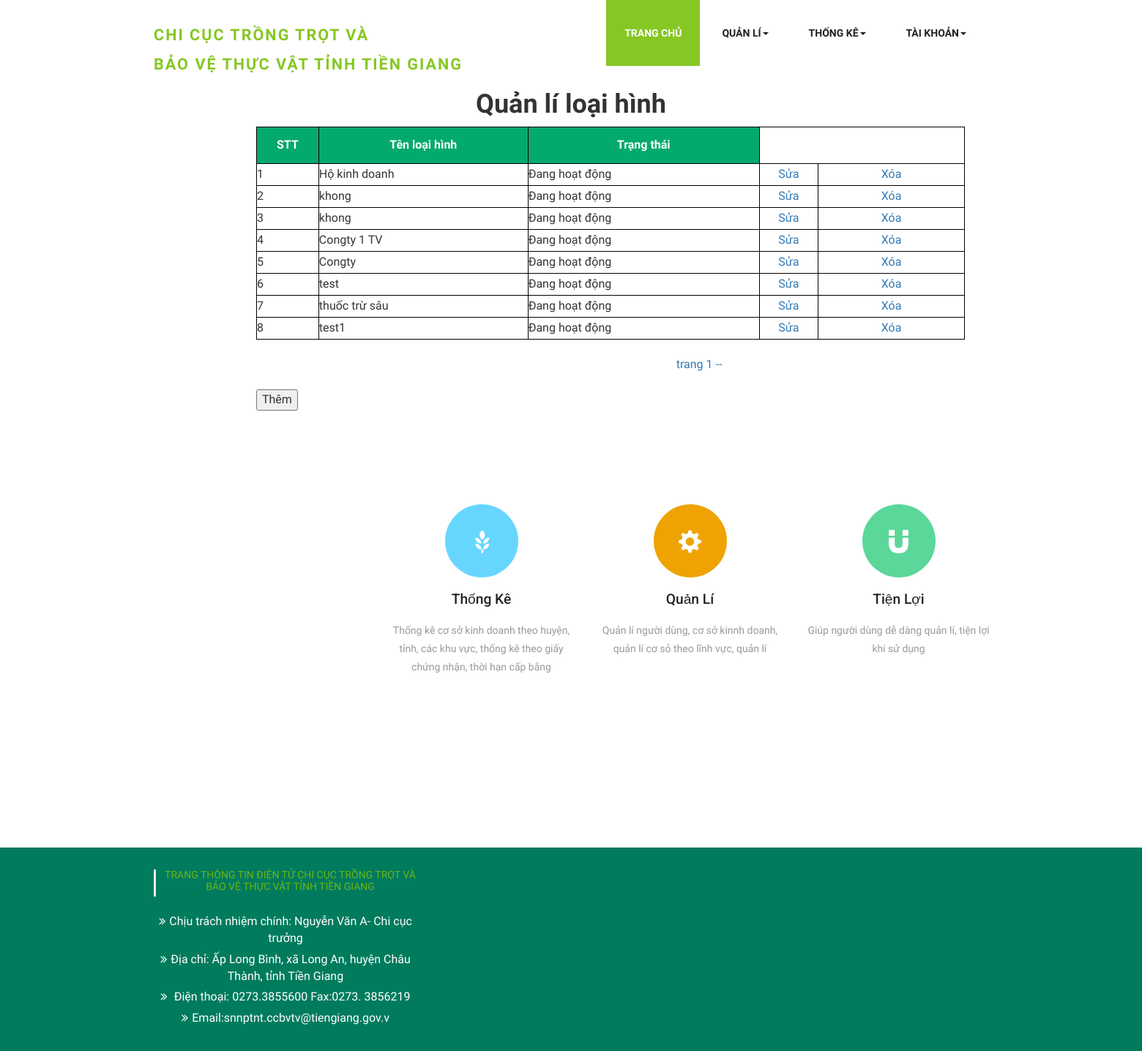
The app's page /QLLH.php, older data.
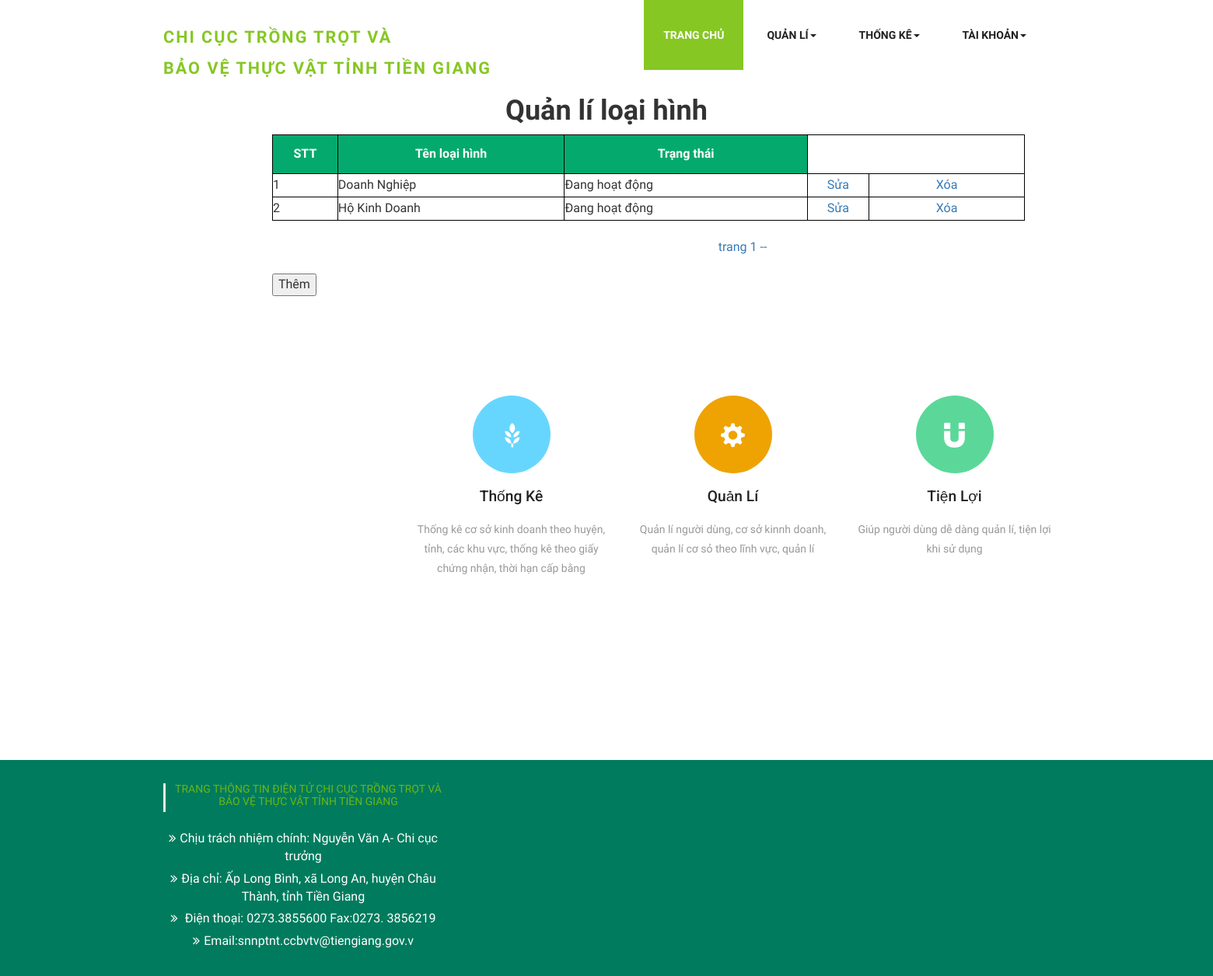
The same page, newer data.
### tables this page shows
CREATE TABLE `loaihinh` (
  `id_loaihinh` int(11) NOT NULL,
  `ten_loaihinh` varchar(45) NOT NULL,
  `trangthai_MD` int(11) NOT NULL
);

### QLLH.php (the view, shortened to what this page needs)
<?php
$trang ='';
if(isset($_GET['trang'])){
    $trang = $_GET['trang'];
    settype($trang,"int");
}else{
    $trang =1;
}
?>
<!DOCTYPE html>
    <html>
        <head>
            <link href="css/bootstrap.css" rel="stylesheet" type="text/css" media="all" />
            <link rel="stylesheet" href="css/style.css" type="text/css" media="all" />
            <link href="css/font-awesome.css" rel="stylesheet">
            <link href='css/immersive-slider.css' rel='stylesheet' type='text/css'>
            <link rel="stylesheet" href="css/jquery.flipster.css">
     </head>
     <body>
        <div class="header">
            <div class="container">
                <nav class="navbar navbar-default">
                    <div class="navbar-header">
                        <div class="w3layouts-logo">
                            <h1><a href="index.html"><span>CHI CỤC TRỒNG TRỌT VÀ <br>
                                        BẢO VỆ THỰC VẬT TỈNH TIỀN GIANG</span></a></h1>
                        </div>
                    </div>
                    <div class="collapse navbar-collapse nav-wil" id="bs-example-navbar-collapse-1">
                        <nav>
                            <ul class="nav navbar-nav">
                                <li class="active"><a href="admin.php">Trang Chủ</a></li>
                                <li><a href="#" class="dropdown-toggle hvr-sweep-to-bottom" data-toggle="dropdown" role="button" aria-haspopup="true" aria-expanded="false">Quản Lí<span class="caret"></span></a>
                                </li>
                                <li><a href="thongke.php" class="dropdown-toggle hvr-sweep-to-bottom" data-toggle="dropdown" role="button" aria-haspopup="true" aria-expanded="false">Thống Kê<span class="caret"></span></a>
                                </li>
                                <li><a href="taikhoan.php" class="dropdown-toggle hvr-sweep-to-bottom" data-toggle="dropdown" role="button" aria-haspopup="true" aria-expanded="false">Tài khoản<span class="caret"></span></a>
                                </li>
                            </ul>
                        </nav>
                    </div>
                </nav>
            </div>
            </div>
                <h1 style="text-align: center;"><b>Quản lí loại hình</b></h1>
            <div style="margin-left: 350px;">
                <table border="1">
                    <tr>
                        <th>STT</th>
                        <th>Tên loại hình</th>
                        <th>Trạng thái</th>
                    </tr>
                        <?php
                        require 'connect.php';
                        $sotin1trang = 10;
                        $from = ($trang - 1) * 10;
                        $query = mysqli_query($conn, "SELECT * from loaihinh WHERE trangthai_MD='0' LIMIT $from , $sotin1trang");
                        $i = 0;
                        while ($row = mysqli_fetch_array($query)) {
                            $i++;
                        ?>
                    <tr>
                        <td><?php echo $i; ?></td>
                        <td><?php echo $row['ten_loaihinh']; ?></td>
                        <td>
                            <?php
                                if($row['trangthai_MD'] == 0){
                                    echo "Đang hoạt động";
                                }else{
                                    echo "Không hoạt động";
                                }
                            ?>
                        </td>
                        <td style="text-align: center;"><a href="editLH.php?id_loaihinh=<?php echo $row['id_loaihinh']; ?>">Sửa</a></td>
                        <td style="text-align: center; width: 200px;"><a href="updatetrangthaiLH.php?id_loaihinh=<?php echo $row['id_loaihinh']; ?>">Xóa</a></td>
                    </tr>
                <?php
                    }
                ?>
                </table>
                <br>
                <div style="text-align: center;">
                <?php
                    require 'connect.php';
                    $x = mysqli_query($conn,"SELECT id_loaihinh from loaihinh WHERE trangthai_MD='0' ");
                    $tongsotin = mysqli_num_rows($x);
                    $sotrang = ceil( $tongsotin / $sotin1trang);
                    for($t=1 ; $t <= $sotrang   ; $t++){
                            echo "<a href='QLLH.php?trang=$t'> trang $t --</a> ";
                    }
                ?>
                </div><br>
                <button onclick="document.location='themLH.php'">Thêm</button>
                <br>
            </div>
            <div class="banner-bottom">
        <div class="container" style="margin-left: 500px;" >
            <div class="agileits-banner-bottom">
                <div class="col-md-3 agileits-banner-bottom-grid">
                    <div class="services-grid1">
                        <div class="services-grid-right agile-services-grid-right">
                            <div class="services-grid-right-grid hvr-radial-out blue-grid">
                                <span class="glyphicon glyphicon-grain" aria-hidden="true"></span>
                            </div>
                        </div>
                        <div class="services-grid-left agile-services-grid-left">
                            <h4>Thống Kê</h4>
                            <p> Thống kê cơ sở kinh doanh theo huyện, tỉnh,
                                các khu vực, thống kê theo giấy chứng nhận, thời hạn cấp bằng </p>
                        </div>
                    </div>
                </div>
                <div class="col-md-3 agileits-banner-bottom-grid">
                    <div class="services-grid1">
                        <div class="services-grid-right agile-services-grid-right">
                            <div class="services-grid-right-grid hvr-radial-out orange-grid">
                                <span class="glyphicon glyphicon-cog" aria-hidden="true"></span>
                            </div>
                        </div>
                        <div class="services-grid-left agile-services-grid-left">
                            <h4>Quản Lí</h4>
                            <p>Quản lí người dùng, cơ sở kinnh doanh,
                                quản lí cơ sỏ theo lĩnh vực, quản lí </p>
                        </div>
                    </div>
                </div>
                <div class="col-md-3 agileits-banner-bottom-grid">
                    <div class="services-grid1">
                        <div class="services-grid-right agile-services-grid-right">
                            <div class="services-grid-right-grid hvr-radial-out green-grid">
                                <span class="glyphicon glyphicon-magnet" aria-hidden="true"></span>
                            </div>
                        </div>
                        <div class="services-grid-left agile-services-grid-left">
                            <h4>Tiện lợi</h4>
                            <p>Giúp người dùng dễ dàng quản lí, tiện lợi khi sử dụng</p>
                        </div>
                    </div>
                </div>
            </div>
        </div>
    </div>
            <footer>
                <section id="footer">
                    <div class="container">
                        <div class="row text-center text-xs-center text-sm-left text-md-left">
                            <div class="col-xs-12 col-sm-4 col-md-4">
                                <h5>TRANG THÔNG TIN ĐIỆN TỬ CHI CỤC TRỒNG TRỌT VÀ BẢO VỆ THỰC VẬT TỈNH TIỀN GIANG</h5>
                                <ul class="list-unstyled quick-links">
                                    <li><a href="javascript:void();"><i class="fa fa-angle-double-right"></i>Chịu trách nhiệm chính: Nguyễn Văn A- Chi cục trưởng</a></li>
                                    <li><a href="javascript:void();"><i class="fa fa-angle-double-right"></i>Địa chỉ: Ấp Long Bình, xã Long An, huyện Châu Thành, tỉnh Tiền Giang</a></li>
                                    <li><a href="javascript:void();"><i class="fa fa-angle-double-right"></i> Điện thoại: 0273.3855600 Fax:0273. 3856219</a></li>
                                    <li><a href="javascript:void();"><i class="fa fa-angle-double-right"></i>Email:snnptnt.ccbvtv@tiengiang.gov.v</a></li>
                                </ul>
                            </div>
                        </div>
                    </div>
                </section>
            </footer>
    </body>
    </html>

Row changes from the older to the newer data that the page shows:
removed loaihinh: ten_loaihinh "khong", trangthai_MD "Đang hoạt động"
removed loaihinh: ten_loaihinh "khong", trangthai_MD "Đang hoạt động"
removed loaihinh: ten_loaihinh "Congty 1 TV", trangthai_MD "Đang hoạt động"
removed loaihinh: ten_loaihinh "Congty", trangthai_MD "Đang hoạt động"
removed loaihinh: ten_loaihinh "test", trangthai_MD "Đang hoạt động"
removed loaihinh: ten_loaihinh "thuốc trừ sâu", trangthai_MD "Đang hoạt động"
removed loaihinh: ten_loaihinh "test1", trangthai_MD "Đang hoạt động"
now on this page (row edited): loaihinh: ten_loaihinh "Doanh Nghiệp", trangthai_MD "Đang hoạt động"
changed loaihinh: ten_loaihinh "Hộ kinh doanh" → "Hộ Kinh Doanh"
